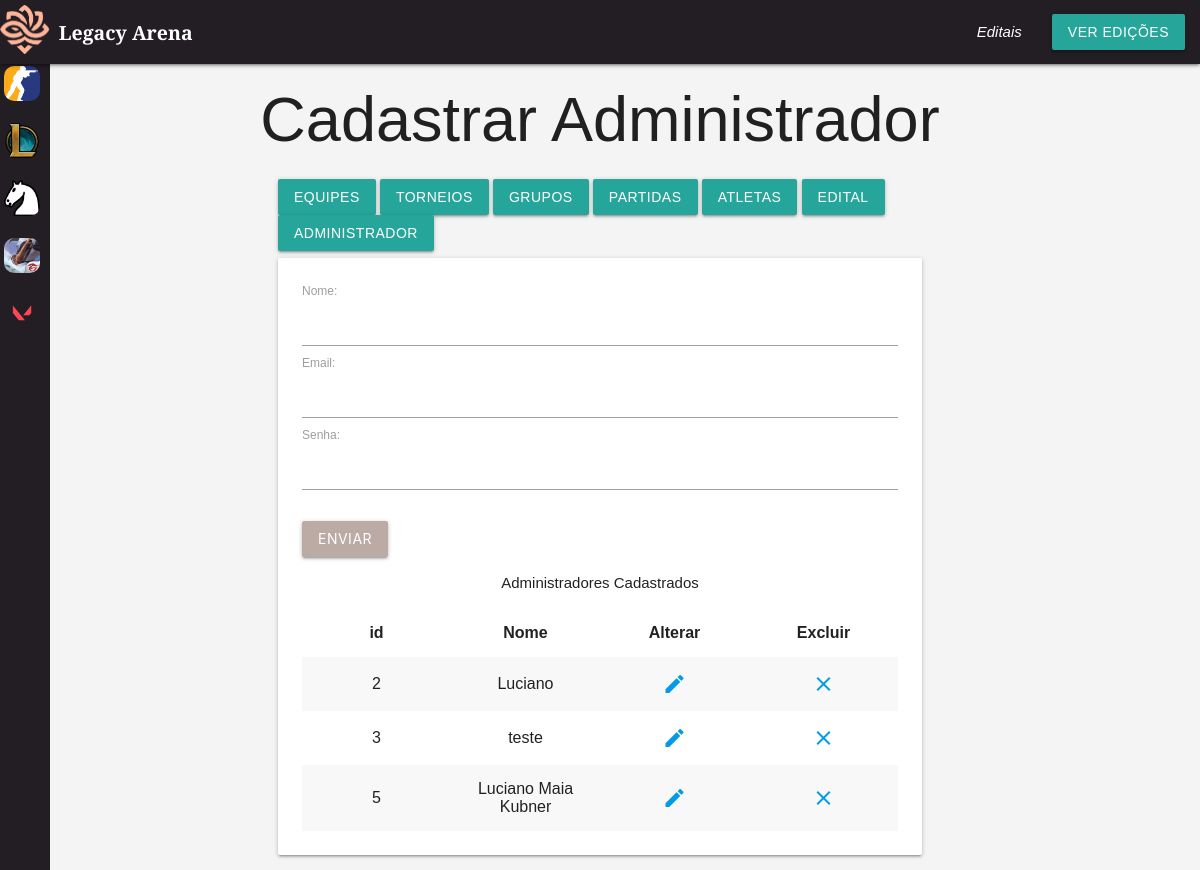
The page /crud/cadastrar-administrador.php (signed in) on the database as committed earlier.
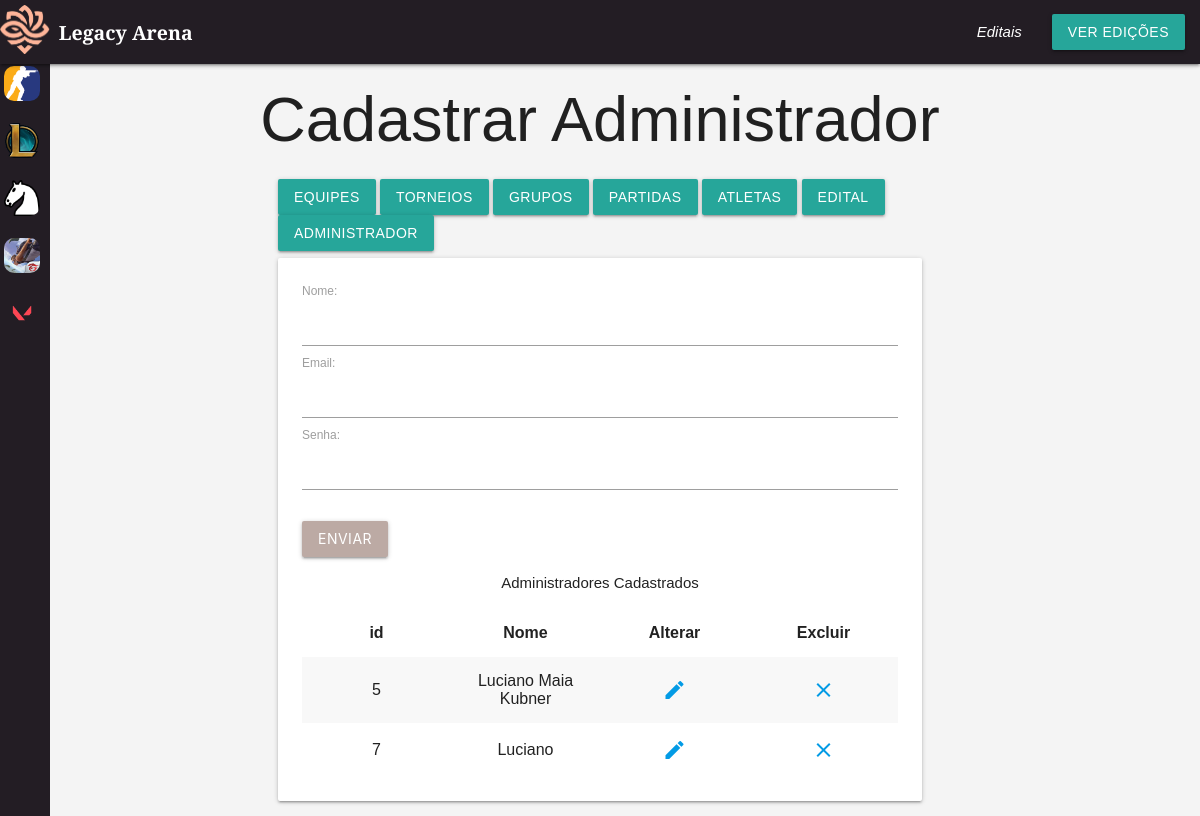
The same page on the database as committed later.
### tables this page shows
CREATE TABLE IF NOT EXISTS `administrador` (
  `id` int NOT NULL AUTO_INCREMENT,
  `nome` varchar(255) NOT NULL,
  `email` varchar(255) NOT NULL,
  `senha` varchar(255) NOT NULL,
  PRIMARY KEY (`id`),
  UNIQUE KEY `email` (`email`)
);

### conexao.php (called while the page is built, shortened)
<?php
function executarSQL($conexao, $sql)
{
    $resultado = mysqli_query($conexao, $sql);
    return $resultado;
}

### crud/cadastrar-administrador.php (the view, shortened to what this page needs)
<?php
require_once "../conexao.php";
$conexao = conectar();
require_once "header.php";
$sql = "SELECT * FROM administrador";
$resultado_administrador = executarSQL($conexao, $sql);
?>
<!DOCTYPE html>
<html lang="pt-br">
<head>
    <link type="text/css" rel="stylesheet" href="../css/style.css" media="screen,projection" />
</head>
<body id="main-content">
    <h1 class="center-align"> Cadastrar Administrador </h1>
    <main class="container">
        <a href="../indexadm.php" class="waves-effect waves-light btn">Equipes</a>
        <a href="cadastrar-torneios.php" class="waves-effect waves-light btn">Torneios</a>
        <a href="cadastrar-grupocs.php" class="waves-effect waves-light btn">Grupos</a>
        <a href="cadastrar-partidas.php" class="waves-effect waves-light btn">Partidas</a>
        <a href="cadastrar-atletas.php" class="waves-effect waves-light btn">Atletas</a>
        <a href="cadastrar-edital.php" class="waves-effect waves-light btn">Edital</a>
        <a href="cadastrar-administrador.php" class="waves-effect waves-light btn">Administrador</a>
        <div class="card-panel" style="width:100%;">
            <form action="cadastrar.php" method="post" enctype="multipart/form-data">
        <label> Nome: <input type="text" name="nome"> </label> <br>
        <label> Email: <input type="email" name="email"> </label> <br>
        <label> Senha: <input type="password" name="senha"> </label> <br>
                <br>
                <button class="btn waves-effect waves-light brown  lighten-3 " type="submit" name="action">Enviar </button>
            </form>
            <p class="center-align">Administradores Cadastrados</p>
            <table class="striped centered responsive-table" style="width: 100%; table-layout: fixed; max-width: 150%;">
                <thead>
                    <tr>
                        <th>id</th>
                        <th>Nome</th>
                        <th>Alterar</th>
                        <th>Excluir</th>
                    </tr>
                </thead>
                <tbody>
                    <?php
                    while ($atletas = mysqli_fetch_assoc($resultado_administrador)) {
                        echo '<tr>';
                        echo '<td>' . $atletas['id'] . '</td>';
                        echo '<td>' . $atletas['nome'] . '</td>';
                        echo '<td> <a href="form-alteraradministrador.php?id=' . $atletas['id'] . '"> <i class="material-icons">edit</i> </a> </td>';
                        echo '<td> <a href="excluiradministrador.php?id=' . $atletas['id'] . '"> <i class="material-icons">clear</i> </a> </td>';
                        echo '</tr>';
                    }
                    ?>
                </tbody>
            </table>
        </div>
    </main>
</body>
</html>

Rows that differ between the two databases and show on the page:
removed administrador: id "2", nome "Luciano"
removed administrador: id "3", nome "teste"
added administrador: id "7", nome "Luciano"
